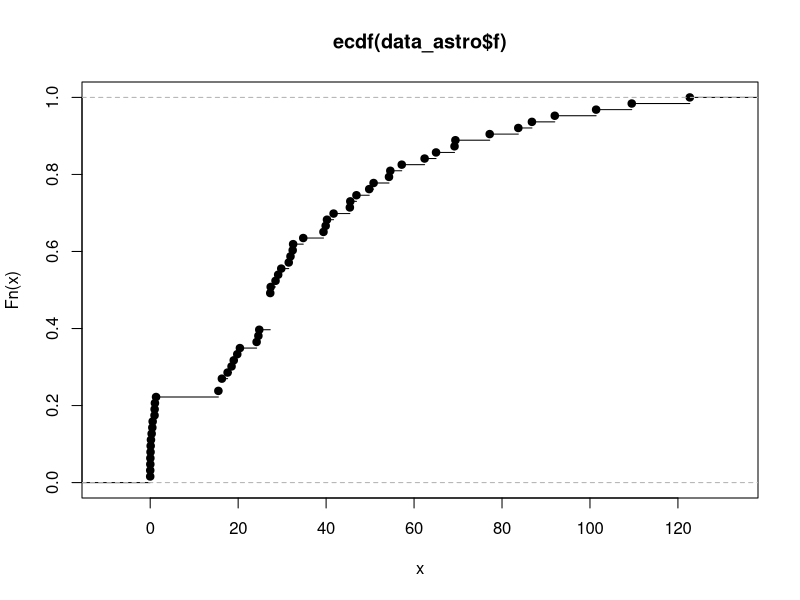
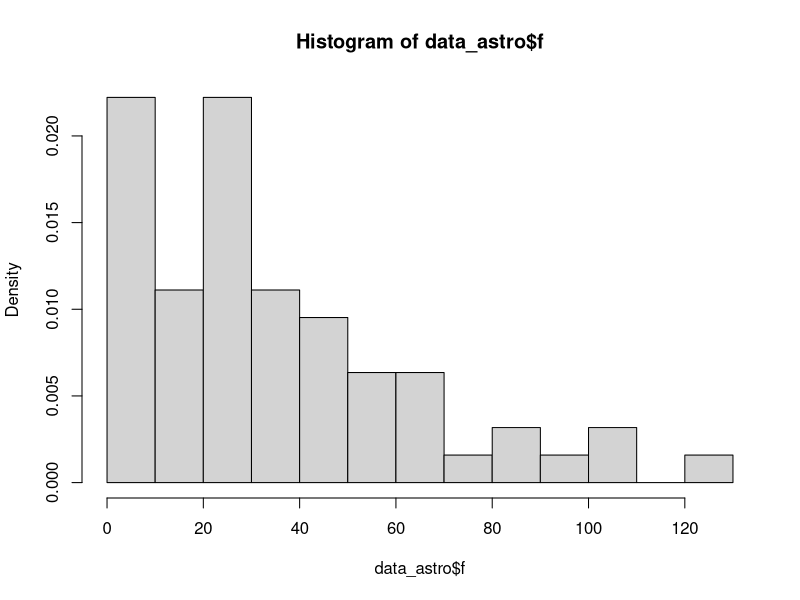
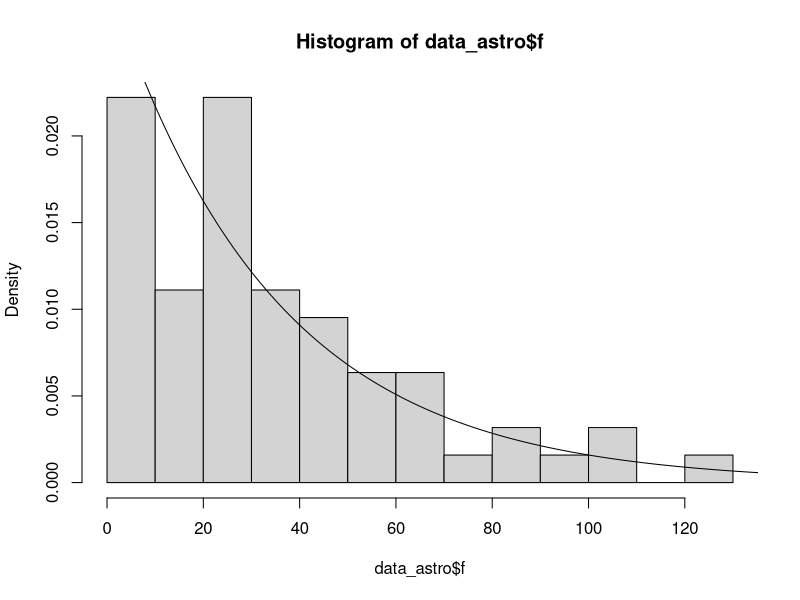
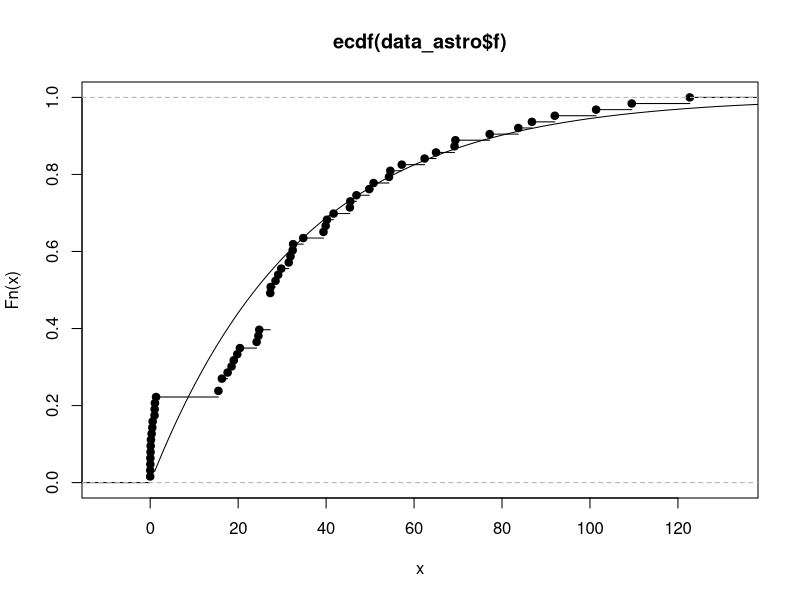
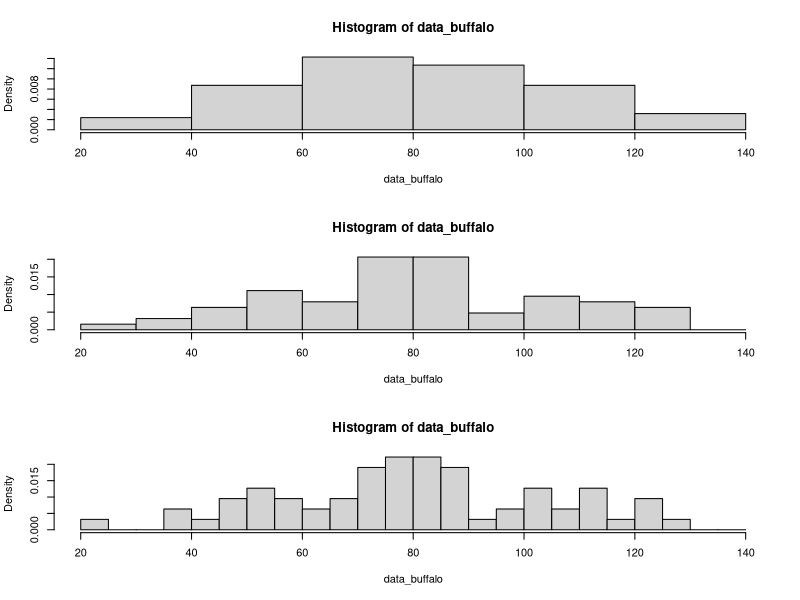
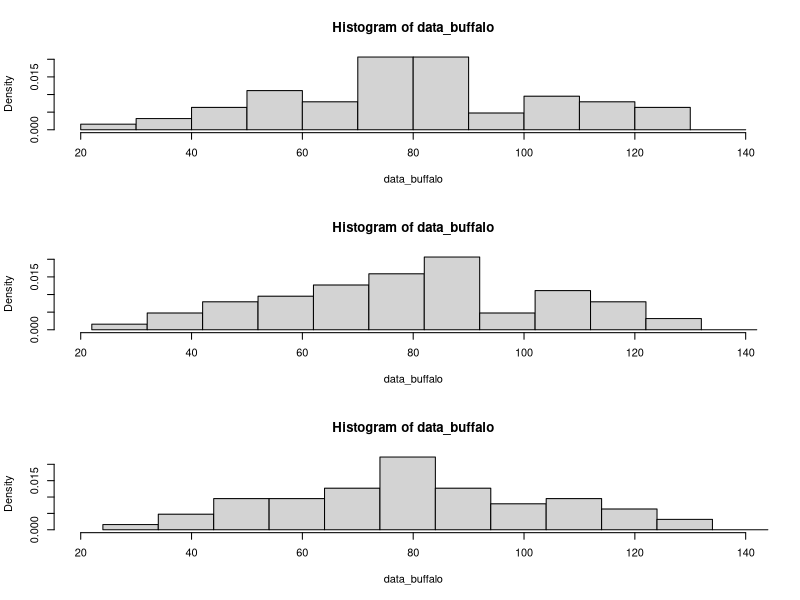
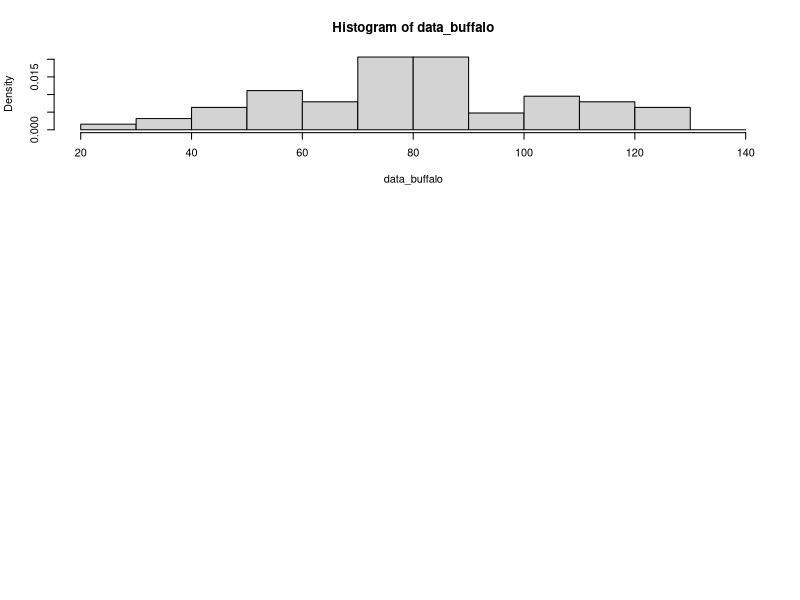
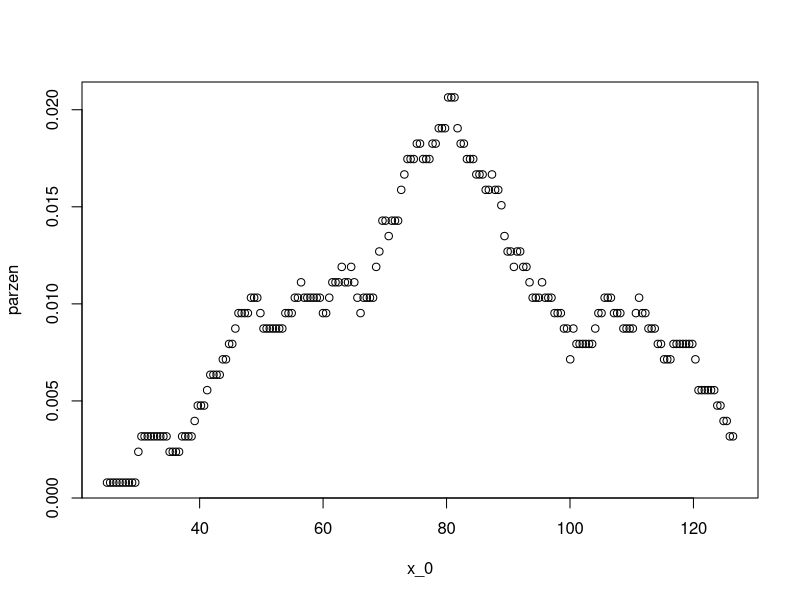

Recreate these plots in R, in order.
library(here)

# Ejercicio 1 ####
## 1 ####
data_astro <- read.table(here("aprendizaje_estadistico/Clase_4/data/astro.txt"), header=T, skip=1)
head(data_astro)

## 2 ####
P <- sum(data_astro$f<=40)/nrow(data_astro)
P

# Uso a la frecuencia relativa como estimador de la probabilidad

## 3 ####
fluxEmp <- ecdf(data_astro$f)
par(mfrow=c(1,1)) 
plot(fluxEmp)

## 4 ####
hist(data_astro$f, freq = F, breaks = 10)

# Pareciera ser una explonencial

## 5 ####
# 1/lambda es la esperanza, entonces aprovecho eso y calculo al promedio, como estimador de la esperanza
# entonces, lambda me queda 1/mean()
lambda <- 1/mean(data_astro$f)
x <- 1:140

# Densidad
hist(data_astro$f, freq = F, breaks = 10)
lines(x, lambda*exp(-x*lambda))

# Distribucion
plot(fluxEmp)
lines(x, 1-exp(-x*lambda))

# Ejercicio 2 ####
## 6 ####
data_buffalo <- scan(here("aprendizaje_estadistico/Clase_4/data/buffalo.txt"))
data_buffalo

par(mfrow=c(3,1))
hist(data_buffalo, freq = F)
hist(data_buffalo, freq = F, xlim = c(20, 140), breaks = seq(20, 140, 10))
hist(data_buffalo, freq = F, xlim = c(20, 140), breaks = seq(20, 140, 5))

# Tiene un efecto, se vuelve menos suave

## 7 ####
par(mfrow=c(3,1))
hist(data_buffalo, freq = F, xlim = c(20, 140), breaks = seq(20, 140, 10))
hist(data_buffalo, freq = F, xlim = c(20, 140), breaks = seq(22, 142, 10))
hist(data_buffalo, freq = F, xlim = c(20, 140), breaks = seq(24, 144, 10))

# Tiene un efecto, no especificamente un suavizado

## 8 ####
proba_est <- function(x, x_0, h) {
  sum(data_buffalo<= x_0+h & data_buffalo>= x_0-h) / (length(data_buffalo))
}
proba_est(data_buffalo, 75, 5)

## 9 ####
proba_est(data_buffalo, 80, 10)
proba_est(data_buffalo, 80, 15)
proba_est(data_buffalo, 80, 20)
proba_est(data_buffalo, 40, 10)
proba_est(data_buffalo, 40, 15)
proba_est(data_buffalo, 40, 20)
# Es mas grande la de 80,10 que la de 40,10

## 10 ####
densidad_est_parzen <- function(x, x_0, h) {
  parzen <- 0*x_0 # Inicializo un vecto de ceros
  for (i in 1:length(x_0)) {
    parzen[i] <- sum(data_buffalo<= x_0[i]+h & data_buffalo>= x_0[i]-h) / (length(data_buffalo)*2*h)
  }  
  parzen
}

## 11 ####
densidad_est_parzen(data_buffalo, 80, 10)
density(data_buffalo, kernel = "rectangular", bw = 10/sqrt(3), from = 80, to = 80, n = 1)$y
hist(data_buffalo, freq = F, xlim = c(20, 140), breaks = seq(20, 140, 10))$density

## 12 ####
x_0 <- seq(25, 126.4, (126.4-25)/200)
parzen <- densidad_est_parzen(data_buffalo, x_0, 10)
par(mfrow=c(1,1))
plot(x_0, parzen)

## 13 ####
x_0 <- seq(25, 126.4, (126.4-25)/199)
par(mfrow=c(3,1))

# 10
hist(data_buffalo, freq = F, ylim = c(0, .022))
parzen_10 <- densidad_est_parzen(data_buffalo, x_0, 10)
lines(x_0, parzen_10, col = "red")

# 20
hist(data_buffalo, freq = F, ylim = c(0, .022))
parzen_20 <- densidad_est_parzen(data_buffalo, x_0, 20)
lines(x_0, parzen_20, col = "red")

# 50
hist(data_buffalo, freq = F, ylim = c(0, .022))
parzen_50 <- densidad_est_parzen(data_buffalo, x_0, 50)
lines(x_0, parzen_50, col = "red")

# Ejercicio 3 ####
data_ninos <- read.csv(here("aprendizaje_estadistico/Clase_4/data/datos_sim_ninos.csv"))
data_ninos

## 14 ####
par(mfrow=c(1,1))
hist(data_ninos$x, freq = F,
     main="h = 0.5",
     xlab="Peso de los ninios (Kg)",
     ylab="Density",
     ylim = c(0, 0.3))
dens <- density(data_ninos$x, kernel = "gaussian", bw = 0.5)
lines(dens$x, dens$y, col = "red")

## 15 ####
density(data_ninos$x, kernel = "gaussian", bw = 0.5, from = 16, to = 22, n = 4)$y

## 16 ####
par(mfrow=c(1,1))
hist(data_ninos$x, freq = F,
     main="h = 0.15 (azul), h = 0.5 (rojo), h = 10 (verde)",
     xlab="Peso de los ninios (Kg)",
     ylab="Density", ylim = c(0, 0.32))
dens <- density(data_ninos$x, kernel = "gaussian", bw = 0.15)
lines(dens$x, dens$y, ylim = c(0, 0.3), col = "blue")
dens <- density(data_ninos$x, kernel = "gaussian", bw = 0.5)
lines(dens$x, dens$y, ylim = c(0, 0.3), col = "red")
dens <- density(data_ninos$x, kernel = "gaussian", bw = 10)
lines(dens$x, dens$y, ylim = c(0, 0.3), col = "green")

## 18 ####
# hrot <- 1.06 * min(s, IQR/1.34) * n^(1/5)
hrot <- 1.06 * min(sd(data_ninos$x), IQR(data_ninos$x)/1.34) * (length(data_ninos$x))^(-1/5)
hrot

hsilv <- bw.ucv(data_ninos$x)
hsilv

par(mfrow=c(1,1))
hist(data_ninos$x, freq = F,
     main="h = hrot = 0.622 (azul), h = hsilv = 0.673 (rojo)",
     xlab="Peso de los ninios (Kg)",
     ylab="Density", ylim = c(0, 0.32))
dens <- density(data_ninos$x, kernel = "gaussian", bw = hrot)
lines(dens$x, dens$y, ylim = c(0, 0.3), col = "blue")
dens <- density(data_ninos$x, kernel = "gaussian", bw = hsilv)
lines(dens$x, dens$y, ylim = c(0, 0.3), col = "red")
